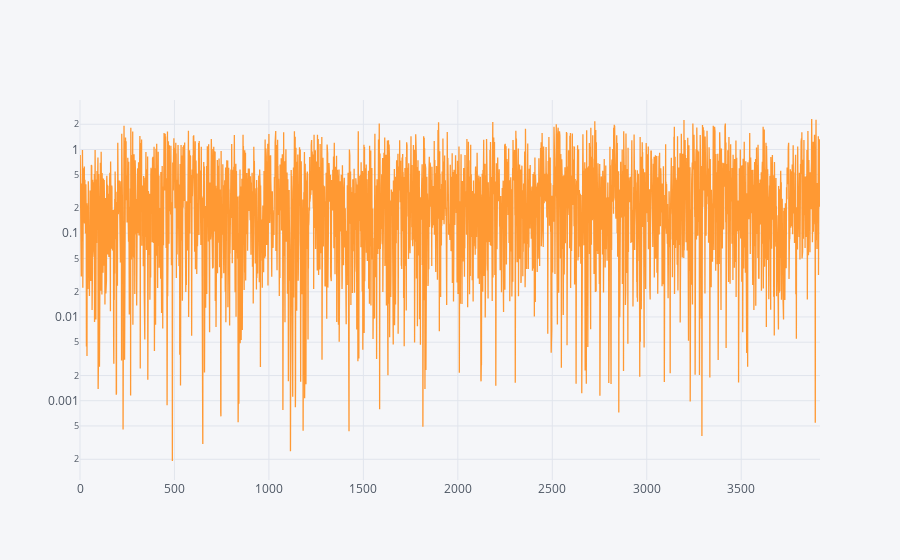

The code cell stored with this chart in its notebook:
### Code cell
returns = df['price.value'].pct_change()
returns.abs().iplot(logy=True);

### Figure 1 — Plotly figure (JSON) as saved in the notebook; plotly's stock layout.template omitted (floating-point values rounded to 4 significant figures; data arrays with more than 128 entries replaced by an {"elided": "..."} marker saying what was removed)
{"data": [{"line": {"color": "rgba(255, 153, 51, 1.0)", "dash": "solid", "width": 1.3}, "mode": "lines", "name": "price.value", "text": "", "type": "scatter", "x": {"elided": "3918 int values"}, "y": {"elided": "3918 mixed values"}}], "layout": {"legend": {"bgcolor": "#F5F6F9", "font": {"color": "#4D5663"}}, "paper_bgcolor": "#F5F6F9", "plot_bgcolor": "#F5F6F9", "titlefont": {"color": "#4D5663"}, "xaxis1": {"gridcolor": "#E1E5ED", "showgrid": true, "tickfont": {"color": "#4D5663"}, "title": "", "titlefont": {"color": "#4D5663"}, "zerolinecolor": "#E1E5ED"}, "yaxis1": {"gridcolor": "#E1E5ED", "showgrid": true, "tickfont": {"color": "#4D5663"}, "title": "", "titlefont": {"color": "#4D5663"}, "type": "log", "zerolinecolor": "#E1E5ED"}}}
